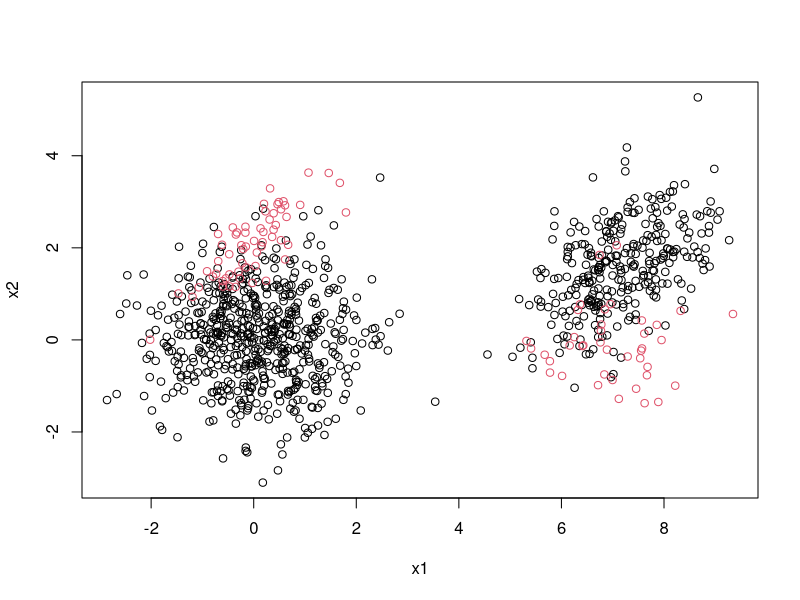

This chart was generated by the following R code: (Note: this script raises an error after producing the figure.)
data <- read.csv(file = "Complex_border.csv", header = T)
plot(data[,-3], col = data[,3]+1)

minorClass <- table(data[,3])
tmp <- which.min(minorClass)
minorClass <- as.numeric(rownames(minorClass)[tmp])
majorClass <- which(data[,3] != minorClass)
minorClass <- which(data[,3] == minorClass)
rm(tmp)

d.SyntMinor <- AhcOver(data = data[minorClass,-3])
points(x = d.SyntMinor[,1], y = d.SyntMinor[,2], pch = "*", col = 3)

d.SyntMajor <- KmeansUnder(data = data[majorClass,-3], k = length(minorClass))
points(x = d.SyntMajor[,1], y = d.SyntMajor[,2], pch = "*", col = 4)